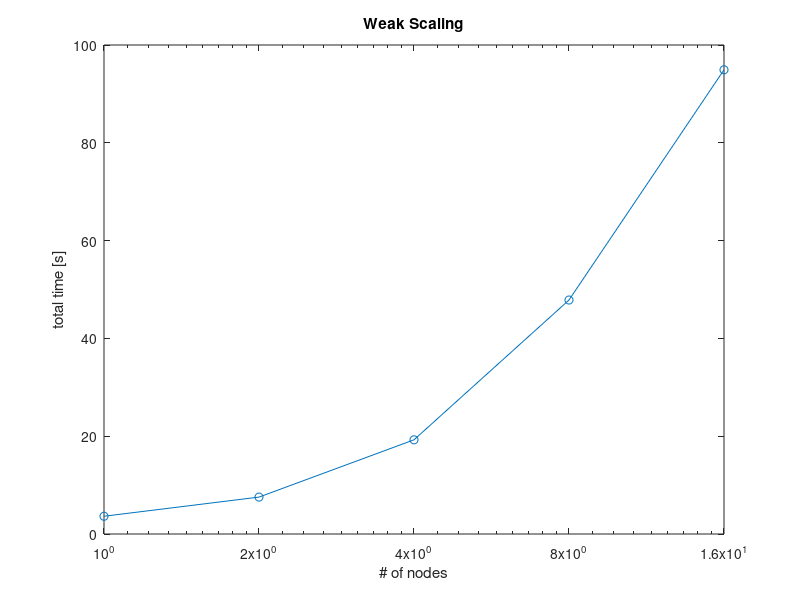

Write MATLAB code to recreate this figure.
clear all
close all

% strong scaling
% 32^3
Ta = [0.0112691 0.00559711 0.00452089 0.00302196 0.00250888];
Tv = [0.0432389 0.041455 0.0408649 0.0634542 0.116877];
Tp = [3.77661 4.3534 4.69743 7.65514 13.1779];
Tt = [4.1107 4.66746 5.0014 7.97422 13.5518];
Nt = [16 8 4 2 1];

loglog(Nt, Ta, '-o', Nt, Tv, '-x', Nt, Tp, '-+', Nt, Tt, '-s');
xlim([0 16]);
set(gca,'XTick',[1 2 4 8 16]);
title('Strong Scaling');
legend('advection','viscosity','pressure','total');
xlabel('# of nodes');
ylabel('time [s]');

Ep = Tt(end)./(Tt.*Nt);
semilogx(Nt, Ep, '-o');
xlim([0 16]);
set(gca,'XTick',[1 2 4 8 16]);
title('Efficiency');
xlabel('# of nodes');
ylabel('efficiency');

% weak scaling
sqrt((32^3)^2/16*8); % 24*24*40
sqrt((32^3)^2/16*4); % 32*32*16
sqrt((32^3)^2/16*2); % 24*24*20
sqrt((32^3)^2/16*1); % 32*16*16

% Tw_weak = [96.2477 77.2512 70.8685 58.825 65.499];
Tw_weak = [94.9259 47.8498 19.2619 7.54821 3.63176];

semilogx(Nt, Tw_weak, '-o');
xlim([0 16]);
xlabel('# of nodes');
ylabel('total time [s]');
set(gca,'XTick',[1 2 4 8 16]);
title('Weak Scaling');
